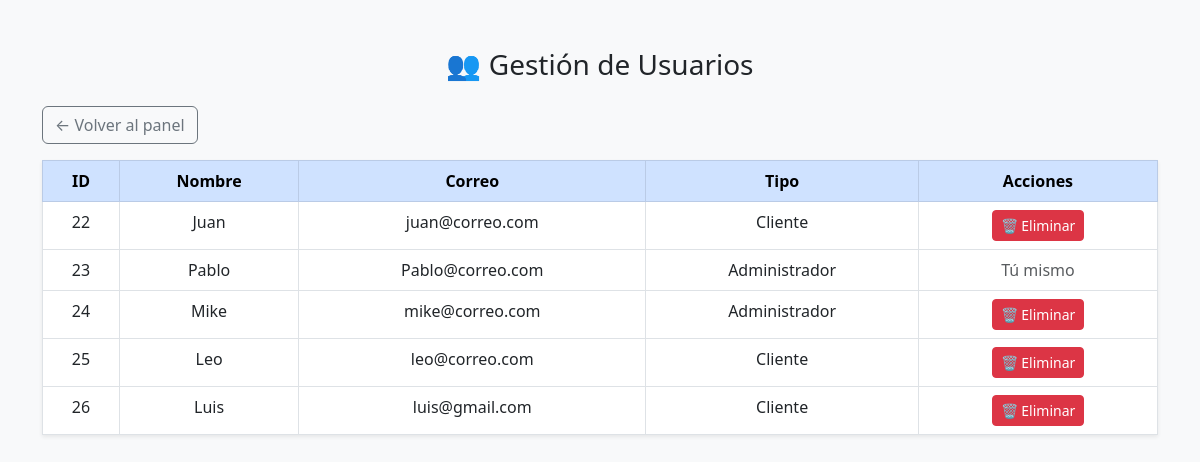
Page /admin_usuarios.php (signed in) on the committed database.
### tables this page shows
CREATE TABLE `usuario` (
  `id_usuario` int(11) NOT NULL,
  `nombre` varchar(100) NOT NULL,
  `correo` varchar(100) NOT NULL,
  `contraseña` varchar(100) NOT NULL,
  `tipo` enum('cliente','administrador') NOT NULL
);

### admin_usuarios.php (the view, shortened to what this page needs)
<?php
include 'conexion.php';
?>
<!DOCTYPE html>
<html lang="es">
<head>
    <link href="https://cdn.jsdelivr.net/npm/bootstrap@5.3.0/dist/css/bootstrap.min.css" rel="stylesheet">
</head>
<body class="bg-light">
<div class="container mt-5">
    <h3 class="text-center mb-4">👥 Gestión de Usuarios</h3>
    <div class="mb-3 text-start">
        <a href="admin_dashboard.php" class="btn btn-outline-secondary">← Volver al panel</a>
    </div>
    <?php
    $usuarios = mysqli_query($conexion, "SELECT * FROM usuario");
    if (mysqli_num_rows($usuarios) > 0): ?>
        <table class="table table-bordered table-hover bg-white text-center shadow-sm">
            <thead class="table-primary">
                <tr>
                    <th>ID</th>
                    <th>Nombre</th>
                    <th>Correo</th>
                    <th>Tipo</th>
                    <th>Acciones</th>
                </tr>
            </thead>
            <tbody>
                <?php while ($u = mysqli_fetch_assoc($usuarios)): ?>
                    <tr>
                        <td><?= $u['id_usuario'] ?></td>
                        <td><?= $u['nombre'] ?></td>
                        <td><?= $u['correo'] ?></td>
                        <td><?= ucfirst($u['tipo']) ?></td>
                        <td>
                            <?php if ($u['id_usuario'] != $_SESSION['id_usuario']): ?>
                                <a href="admin_usuarios.php?eliminar=<?= $u['id_usuario'] ?>" class="btn btn-sm btn-danger" onclick="return confirm('¿Eliminar este usuario?')">🗑️ Eliminar</a>
                            <?php else: ?>
                                <span class="text-muted">Tú mismo</span>
                            <?php endif; ?>
                        </td>
                    </tr>
                <?php endwhile; ?>
            </tbody>
        </table>
    <?php else: ?>
        <div class="alert alert-info text-center">No hay usuarios registrados.</div>
    <?php endif; ?>
</div>
</body>
</html>

### rows in the picture
usuario: id_usuario "22", nombre "Juan", correo "juan@correo.com", tipo "Cliente"
usuario: id_usuario "23", nombre "Pablo", correo "Pablo@correo.com", tipo "Administrador", shows "Tú mismo"
usuario: id_usuario "24", nombre "Mike", correo "mike@correo.com", tipo "Administrador"
usuario: id_usuario "25", nombre "Leo", correo "leo@correo.com", tipo "Cliente"
usuario: id_usuario "26", nombre "Luis", correo "luis@gmail.com", tipo "Cliente"
